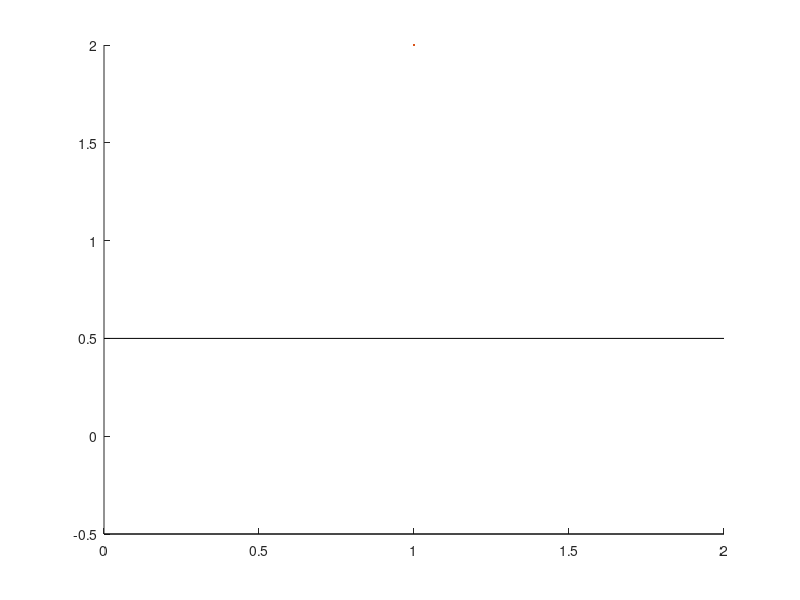

This chart was generated by the following MATLAB code: (Note: this script raises an error after producing the figure.)
clear; clc; close all;

%% Test
L=1; H=0.5;
font=16;
eps=0.15;
arrowProp=[20 0.06 0.04];

%% System
hold on;
plot([0 2*L],[H H],'-k',LineWidth=2)
plot([0 2*L],[-H -H],'-k',LineWidth=2)

%% objects
ib=0;

% Bc
ib=ib+1;
objs(ib)=obj2Plot;
objs(ib).type='bc';
objs(ib).subType='pinned';
objs(ib).coords=[0 H];
objs(ib).angle=-90;
objs(ib).width=0.125;
objs(ib).shift=0.025;
objs(ib).numObj=4;
objs(ib).lin=1;

ib=ib+1;
objs(ib)=obj2Plot;
objs(ib).type='bc';
objs(ib).subType='roller';
objs(ib).coords=[0 -H-0.001];
objs(ib).angle=0;
objs(ib).width=0.1;
objs(ib).shift=0.025;
objs(ib).numObj=4;
objs(ib).lin=1;

ib=ib+1;
objs(ib)=obj2Plot;
objs(ib).type='bc';
objs(ib).subType='pinnedFree';
objs(ib).coords=[2*L -H];
objs(ib).angle=45;
objs(ib).width=0.125;
objs(ib).shift=0.025;
objs(ib).numObj=4;
objs(ib).lin=1;

ib=ib+1;
objs(ib)=obj2Plot;
objs(ib).type='bc';
objs(ib).subType='pin';
objs(ib).coords=[L -H];
objs(ib).width=0.075;
objs(ib).lin=1;

ib=ib+1;
objs(ib)=obj2Plot;
objs(ib).type='bc';
objs(ib).subType='pinnedFree';
objs(ib).coords=[2*L H];
objs(ib).angle=90;
objs(ib).width=0.125;
objs(ib).shift=0.025;
objs(ib).numObj=4;
objs(ib).lin=1;

% Components
ib=ib+1;
objs(ib)=obj2Plot;
objs(ib).type='sys';
objs(ib).subType='spring';
objs(ib).coords=[L -H; 2*L H];
objs(ib).shift=0.1;
objs(ib).width=0.1;
objs(ib).numObj=20;
objs(ib).lin=1.5;

ib=ib+1;
objs(ib)=obj2Plot;
objs(ib).type='sys';
objs(ib).subType='dashpot';
objs(ib).coords=[L -H; 0 H];
objs(ib).width=0.1;
objs(ib).lin=1.5;

ib=ib+1;
objs(ib)=obj2Plot;
objs(ib).type='comp';
objs(ib).subType='massBox';
objs(ib).coords=[L H];
objs(ib).angle=45;
objs(ib).width=0.225;
objs(ib).str='$m_1$';
objs(ib).col='k';
objs(ib).filCol='b';
objs(ib).txtCol='w';

ib=ib+1;
objs(ib)=obj2Plot;
objs(ib).type='comp';
objs(ib).subType='massCirc';
objs(ib).coords=[L/2 -H];
objs(ib).width=0.2;
objs(ib).str='$m_2$';
objs(ib).col='k';
objs(ib).filCol='r';
objs(ib).txtCol='w';

ib=ib+1;
objs(ib)=obj2Plot;
objs(ib).type='comp';
objs(ib).subType='massCirc';
objs(ib).coords=[3*L/2 -H];
objs(ib).width=0.2;
objs(ib).str='$m_3$';
objs(ib).col='k';
objs(ib).filCol='r';
objs(ib).txtCol='w';

% Dimensions
ib=ib+1;
objs(ib)=obj2Plot;
objs(ib).type='dim';
objs(ib).coords=[0 H; L H];
objs(ib).width=0.1;
objs(ib).txtWid=0.15;
objs(ib).shift=0.2;
objs(ib).str='$L$';
objs(ib).arrowProp=arrowProp;

ib=ib+1;
objs(ib)=obj2Plot;
objs(ib).type='dim';
objs(ib).coords=[L H; 2*L H];
objs(ib).width=0.1;
objs(ib).txtWid=0.15;
objs(ib).shift=0.2;
objs(ib).str='$L$';
objs(ib).arrowProp=arrowProp;

% Axis
ib=ib+1;
objs(ib)=obj2Plot;
objs(ib).type='arrow';
objs(ib).subType='axis';
objs(ib).coords=[0 0];
objs(ib).width=0.2;
objs(ib).angle=90;
objs(ib).arrowProp=arrowProp;

plotObj(objs)

%% Arrows
% wt
plot([2*L+0.2 2*L+0.3],[H H],'-k')
arrow2P([2*L+0.25 H],[2*L+0.25 H-0.2],arrowProp)

%% Text
text(7*L/4,-H/4,'$k$','Interpreter','latex','HorizontalAlignment','center','FontSize',font)
% Arrows
text(0.25,-eps/2,'$x$','Interpreter','latex','HorizontalAlignment','center','FontSize',font)
text(eps,-0.2-eps/2,'$w(x)$','Interpreter','latex','HorizontalAlignment','center','FontSize',font)
text(2*L+0.25,H-0.25,'$w_{k}$','Interpreter','latex','HorizontalAlignment','center','FontSize',font)

%% Details
axis equal; axis off;


